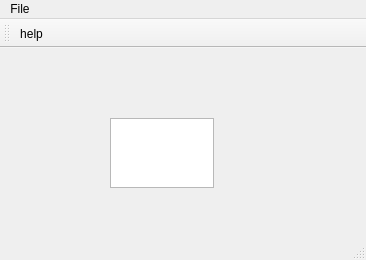
<?xml version="1.0" encoding="UTF-8"?>
<ui version="4.0">
 <class>MainWindow</class>
 <widget class="QMainWindow" name="MainWindow">
  <property name="geometry">
   <rect>
    <x>0</x>
    <y>0</y>
    <width>366</width>
    <height>260</height>
   </rect>
  </property>
  <property name="windowTitle">
   <string>MainWindow</string>
  </property>
  <widget class="QWidget" name="centralwidget">
   <widget class="QPlainTextEdit" name="plainTextEdit">
    <property name="geometry">
     <rect>
      <x>110</x>
      <y>70</y>
      <width>104</width>
      <height>70</height>
     </rect>
    </property>
   </widget>
  </widget>
  <widget class="QMenuBar" name="menubar">
   <property name="geometry">
    <rect>
     <x>0</x>
     <y>0</y>
     <width>366</width>
     <height>28</height>
    </rect>
   </property>
   <widget class="QMenu" name="menuFile">
    <property name="title">
     <string>File</string>
    </property>
   </widget>
   <addaction name="menuFile"/>
  </widget>
  <widget class="QStatusBar" name="statusbar"/>
  <widget class="QToolBar" name="toolBar">
   <property name="windowTitle">
    <string>toolBar</string>
   </property>
   <attribute name="toolBarArea">
    <enum>TopToolBarArea</enum>
   </attribute>
   <attribute name="toolBarBreak">
    <bool>false</bool>
   </attribute>
   <addaction name="actionhelp"/>
  </widget>
  <action name="actionhelp">
   <property name="text">
    <string>help</string>
   </property>
  </action>
 </widget>
 <resources/>
 <connections/>
</ui>
